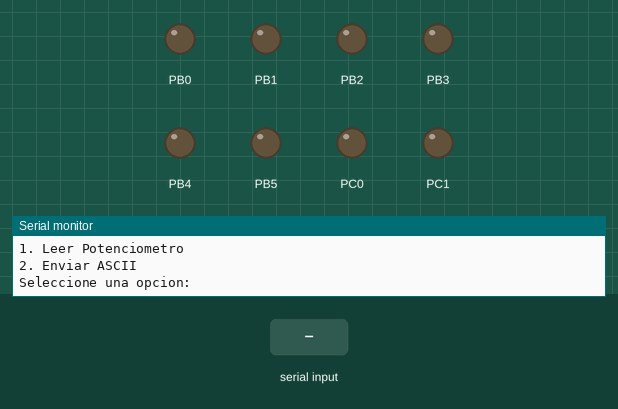
Recording of a program running on a simulated ATmega328P, built with avr-gcc and emulated at 16 MHz. Shown: output pins drawn as LEDs (lit = HIGH), the last lines printed to the serial monitor. The inputs (shaded band) are chosen by the test bench.

Above: at 1.2 s.
1.3 s: "1" received over Serial
2.8 s: "2" received over Serial
4.3 s: "0" received over Serial
At 5.7 s:
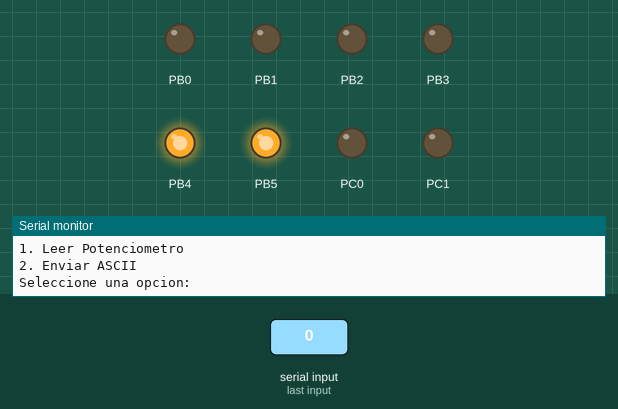
Timing chart, 0 to 7.3 s (numbered marks = the images above; inputs shaded):
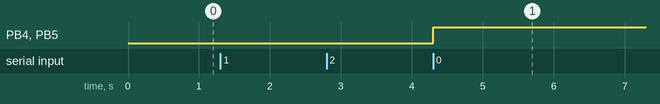

Measured:
- after the input at 4.3 s, PB4, PB5: LOW → HIGH at once

The program:

main.c
```c
/*
 * main.c
 *
 * Created: 21/4/26
 * Author: Diego Samayoa
 * Description: Por medio de UART se tiene un sistema con dos funciones, la primera es que se envia un caracter y este se muestra en un set de 8 leds
 *				y la otra funcion es mostrar el valor de un potenciometro con lectura ADC
 */

/****************************************/
// Encabezado (Libraries)
#define F_CPU 16000000UL
#define BAUD 9600
#define UBRR_VALUE ((F_CPU/16/BAUD)-1)

#include <avr/io.h>
#include <util/delay.h>
/****************************************/

// Function prototypes
void UART_init(void);
void UART_tx(char data);
char UART_rx(void);
void cadena(char txt[]);
void ADC_init(void);
uint16_t ADC_read(void);
void UART_tx_num(uint16_t num);
/****************************************/

// Main Function
int main(void)
{
	UART_init();
	ADC_init();

	DDRB = 0b00111111;   // PB0-PB5 como salida
	DDRC = 0b00000011;   // PC0-PC1 como salida, PC2 queda como entrada ADC

	uint8_t dato;
	uint16_t pot;
	char opcion;

	while (1)
	{
		cadena("\r\n--- MENU Lab 6 ---\r\n");
		cadena("1. Leer Potenciometro\r\n");
		cadena("2. Enviar ASCII\r\n");
		cadena("Seleccione una opcion: ");

		opcion = UART_rx();
		UART_tx(opcion);
		cadena("\r\n");

		if (opcion == '1')
		{
			pot = ADC_read();
			cadena("Valor del potenciometro: ");
			UART_tx_num(pot);
			cadena("\r\n");
		}
		else if (opcion == '2')
		{
			cadena("Ingrese un caracter: ");
			dato = UART_rx();
			UART_tx(dato);
			cadena("\r\n");

			PORTB = (dato & 0b00111111);   // bits 0-5 a PB0-PB5
			PORTC = (dato >> 6) & 0b00000011; // bits 6-7 a PC0-PC1
		}
		else
		{
			cadena("Opcion invalida solo puede ser 1 o 2\r\n");
		}

		_delay_ms(500);
	}
}

/****************************************/
// NON-Interrupt subroutines

void UART_init(void)
{
	// Configura la velocidad de comunicación
	UBRR0H = (UBRR_VALUE >> 8);
	UBRR0L = UBRR_VALUE;

	// Habilita transmisión y recepción
	UCSR0B = (1 << TXEN0) | (1 << RXEN0);

	// Formato: 8 bits, sin paridad, 1 bit de parada
	UCSR0C = (1 << UCSZ01) | (1 << UCSZ00);
}

void UART_tx(char data)
{
	// Espera hasta que el buffer de transmisión esté vacío
	while (!(UCSR0A & (1 << UDRE0)));

	// Envía un carácter
	UDR0 = data;
}

char UART_rx(void)
{
	// Espera hasta recibir un dato
	while (!(UCSR0A & (1 << RXC0)));

	// Retorna el dato recibido
	return UDR0;
}

void cadena(char txt[])
{
	// Envía una cadena carácter por carácter
	while (*txt != '\0')
	{
		UART_tx(*txt);
		txt++;
	}
}

void ADC_init(void)
{
	// Referencia AVcc, canal ADC2 (PC2 / A2)
	ADMUX = (1 << REFS0) | (1 << MUX1);

	// Habilita ADC, prescaler 128
	ADCSRA = (1 << ADEN) | (1 << ADPS2) | (1 << ADPS1) | (1 << ADPS0);
}

uint16_t ADC_read(void)
{
	// Inicia conversión
	ADCSRA |= (1 << ADSC);

	// Espera a que termine
	while (ADCSRA & (1 << ADSC));

	// Retorna valor de 10 bits
	return ADC;
}

void UART_tx_num(uint16_t num)
{
	char buffer[6];      // arreglo para guardar los digitos
	uint8_t i = 0;       // contador

	if (num == 0)        // si el numero es 0
	{
		UART_tx('0');    // enviamos '0'
		return;          // salimos de la funcion
	}

	while (num > 0)      // mientras haya digitos
	{
		buffer[i] = (num % 10) + '0'; // obtenemos el ultimo digito y lo pasamos a ASCII
		num = num / 10;               // eliminamos el ultimo digito
		i++;
	}

	while (i > 0)        // recorrer el arreglo al reves
	{
		i--;
		UART_tx(buffer[i]); // enviar cada digito
	}
}

/****************************************/
// Interrupt routines
```
